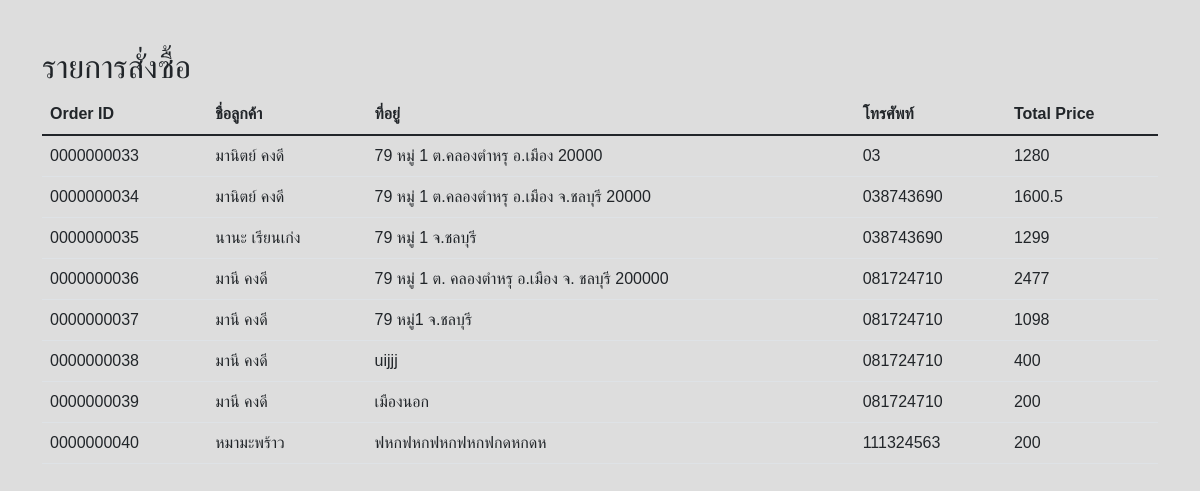
Screenshot of /admin/report_order.php with the database file from the repository.
### tables this page shows
CREATE TABLE `tb_order` (
  `orderID` int(10) UNSIGNED ZEROFILL NOT NULL COMMENT 'เลขที่ใบสั่งซื้อ',
  `cus_name` varchar(60) NOT NULL COMMENT 'ชื่อ-นามสกุล',
  `address` text NOT NULL COMMENT 'ที่อยู่การจัดส่งสินค้า',
  `telephone` varchar(10) NOT NULL COMMENT 'เบอร์โทรศัพท์',
  `total_price` float NOT NULL COMMENT 'ราคารวมสุทธิ',
  `order_status` varchar(1) NOT NULL COMMENT '0=ยกเลิก, 1=ยังไม่ชำระเงิน,2 =ชำระเงิน',
  `reg_date` timestamp NOT NULL DEFAULT current_timestamp() COMMENT 'วันที่สั่งซื้อ',
  `dateMonth` varchar(30) NOT NULL COMMENT 'เดือน'
);

### admin/report_order.php (the view, shortened to what this page needs)
<!DOCTYPE html>
<html lang="en">
<head>
  <link href="css/bootstrap.min.css" rel="stylesheet">
  <link href="forms/style.css" rel="stylesheet">
</head>
<body>
  <div class="container mt-5">
    <h2>รายการสั่งซื้อ</h2>
    <table class="table">
      <thead>
        <tr>
          <th>Order ID</th>
          <th>ชื่อลูกค้า</th>
          <th>ที่อยู่</th>
          <th>โทรศัพท์</th>
          <th>Total Price</th>
        </tr>
      </thead>
      <tbody>
        <?php
          $conn = mysqli_connect("localhost", "root", "", "dbdata");
          $sql = "SELECT orderID, cus_name, address, telephone, total_price FROM tb_order";
          $result = mysqli_query($conn, $sql);
          while($row = mysqli_fetch_array($result)){
              echo "<tr>";
              echo "<td>" . $row['orderID'] . "</td>";
              echo "<td>" . $row['cus_name'] . "</td>";
              echo "<td>" . $row['address'] . "</td>";
              echo "<td>" . $row['telephone'] . "</td>";
              echo "<td>" . $row['total_price'] . "</td>";
              echo "</tr>";
          }
        ?>
      </tbody>
    </table>
  </div>
</body>
</html>

### admin/forms/style.css (style rules this page uses)
body { font-family: 'Sarabun', sans-serif; background-color: #dddddd; }

### rows the page displays
tb_order: orderID "0000000033", cus_name "มานิตย์ คงดี", address "79 หมู่ 1 ต.คลองตำหรุ อ.เมือง 20000", telephone "03", total_price "1280"
tb_order: orderID "0000000034", cus_name "มานิตย์ คงดี", address "79 หมู่ 1 ต.คลองตำหรุ อ.เมือง จ.ชลบุรี 20000", telephone "038743690", total_price "1600.5"
tb_order: orderID "0000000035", cus_name "นานะ เรียนเก่ง", address "79 หมู่ 1 จ.ชลบุรี", telephone "038743690", total_price "1299"
tb_order: orderID "0000000036", cus_name "มานี คงดี", address "79 หมู่ 1 ต. คลองตำหรุ อ.เมือง จ. ชลบุรี 200000", telephone "081724710", total_price "2477"
tb_order: orderID "0000000037", cus_name "มานี คงดี", address "79 หมู่1 จ.ชลบุรี", telephone "081724710", total_price "1098"
tb_order: orderID "0000000038", cus_name "มานี คงดี", address "uijjj", telephone "081724710", total_price "400"
tb_order: orderID "0000000039", cus_name "มานี คงดี", address "เมืองนอก", telephone "081724710", total_price "200"
tb_order: orderID "0000000040", cus_name "หมามะพร้าว", address "ฟหกฟหกฟหกฟหกฟกดหกดห", telephone "111324563", total_price "200"
